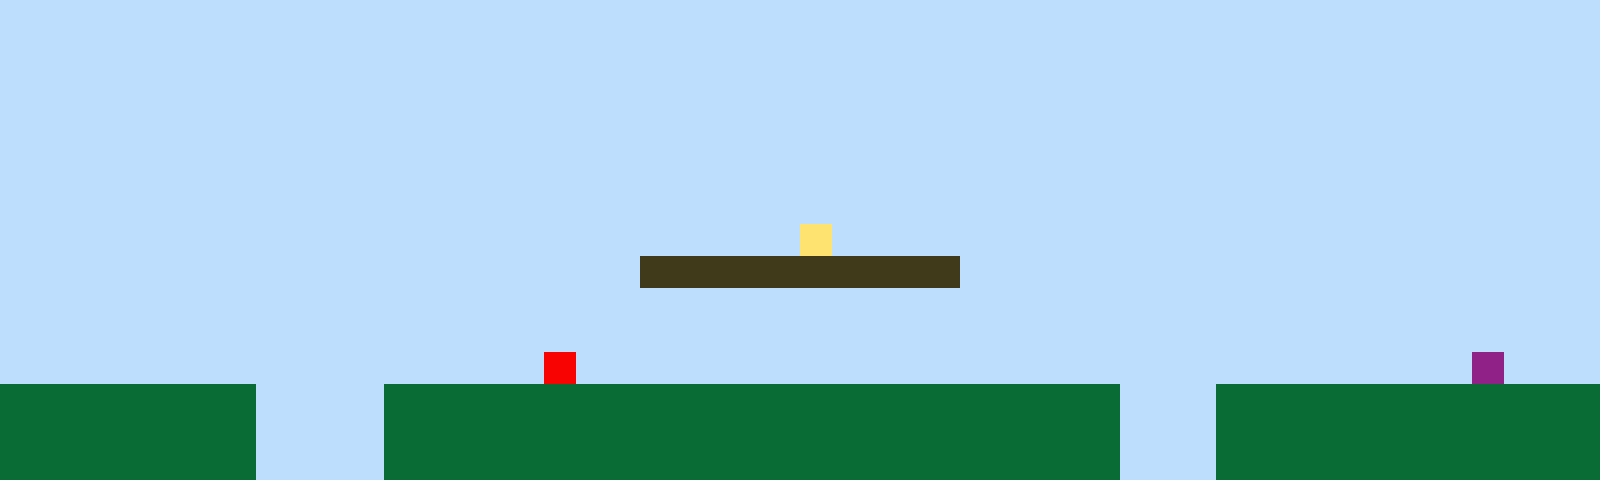

Tiled map render using the project's own tile images. Description and the whole map definition, tile-layer contents included, below:
An orthogonal 50x15 tile map with 32x32 px tiles, 1 tile layer (Tile Layer 1).

<map version="1.10" tiledversion="1.11.2" orientation="orthogonal" renderorder="right-up" width="50" height="15" tilewidth="32" tileheight="32" infinite="0" nextlayerid="2" nextobjectid="1"><editorsettings><export target="map1.csv" format="csv" /></editorsettings><tileset firstgid="1" name="sprites" tilewidth="32" tileheight="32" tilecount="6" columns="3"><image source="sprites.png" width="96" height="64" /></tileset><layer id="1" name="Tile Layer 1" width="50" height="15"><data encoding="csv">1,1,1,1,1,1,1,1,1,1,1,1,1,1,1,1,1,1,1,1,1,1,1,1,1,1,1,1,1,1,1,1,1,1,1,1,1,1,1,1,1,1,1,1,1,1,1,1,1,1,1,1,1,1,1,1,1,1,1,1,1,1,1,1,1,1,1,1,1,1,1,1,1,1,1,1,1,1,1,1,1,1,1,1,1,1,1,1,1,1,1,1,1,1,1,1,1,1,1,1,1,1,1,1,1,1,1,1,1,1,1,1,1,1,1,1,1,1,1,1,1,1,1,1,1,1,1,1,1,1,1,1,1,1,1,1,1,1,1,1,1,1,1,1,1,1,1,1,1,1,1,1,1,1,1,1,1,1,1,1,1,1,1,1,1,1,1,1,1,1,1,1,1,1,1,1,1,1,1,1,1,1,1,1,1,1,1,1,1,1,1,1,1,1,1,1,1,1,1,1,1,1,1,1,1,1,1,1,1,1,1,1,1,1,1,1,1,1,1,1,1,1,1,1,1,1,1,1,1,1,1,1,1,1,1,1,1,1,1,1,1,1,1,1,1,1,1,1,1,1,1,1,1,1,1,1,1,1,1,1,1,1,1,1,1,1,1,1,1,1,1,1,1,1,1,1,1,1,1,1,1,1,1,1,1,1,1,1,1,1,1,1,1,1,1,1,1,1,1,1,1,1,1,1,1,1,1,1,1,1,1,1,1,1,1,1,1,1,1,1,1,1,1,1,1,1,1,1,1,1,1,1,1,1,1,1,1,1,1,1,1,1,1,1,1,1,1,1,1,1,1,1,1,1,1,1,1,1,1,1,1,1,1,1,1,1,1,1,1,1,1,1,1,1,1,4,1,1,1,1,1,1,1,1,1,1,1,1,1,1,1,1,1,1,1,1,1,1,1,1,1,1,1,1,1,1,1,1,1,1,1,1,1,1,1,1,1,1,1,1,3,3,3,3,3,3,3,3,3,3,1,1,1,1,1,1,1,1,1,1,1,1,1,1,1,1,1,1,1,1,1,1,1,1,1,1,1,1,1,1,1,1,1,1,1,1,1,1,1,1,1,1,1,1,1,1,1,1,1,1,1,1,1,1,1,1,1,1,1,1,1,1,1,1,1,1,1,1,1,1,1,1,1,1,1,1,1,1,1,1,1,1,1,1,1,1,1,1,1,1,1,1,1,1,1,1,1,1,1,1,1,1,1,1,1,1,1,1,1,1,1,1,1,1,1,1,1,1,1,1,1,1,1,1,1,1,1,1,1,1,1,1,1,1,1,1,1,5,1,1,1,1,1,1,1,1,1,1,1,1,1,1,1,1,1,1,1,1,1,1,1,1,1,1,1,1,6,1,1,1,2,2,2,2,2,2,2,2,1,1,1,1,2,2,2,2,2,2,2,2,2,2,2,2,2,2,2,2,2,2,2,2,2,2,2,1,1,1,2,2,2,2,2,2,2,2,2,2,2,2,2,2,2,2,2,2,2,2,1,1,1,1,2,2,2,2,2,2,2,2,2,2,2,2,2,2,2,2,2,2,2,2,2,2,2,1,1,1,2,2,2,2,2,2,2,2,2,2,2,2,2,2,2,2,2,2,2,2,1,1,1,1,2,2,2,2,2,2,2,2,2,2,2,2,2,2,2,2,2,2,2,2,2,2,2,1,1,1,2,2,2,2,2,2,2,2,2,2,2,2</data></layer></map>
